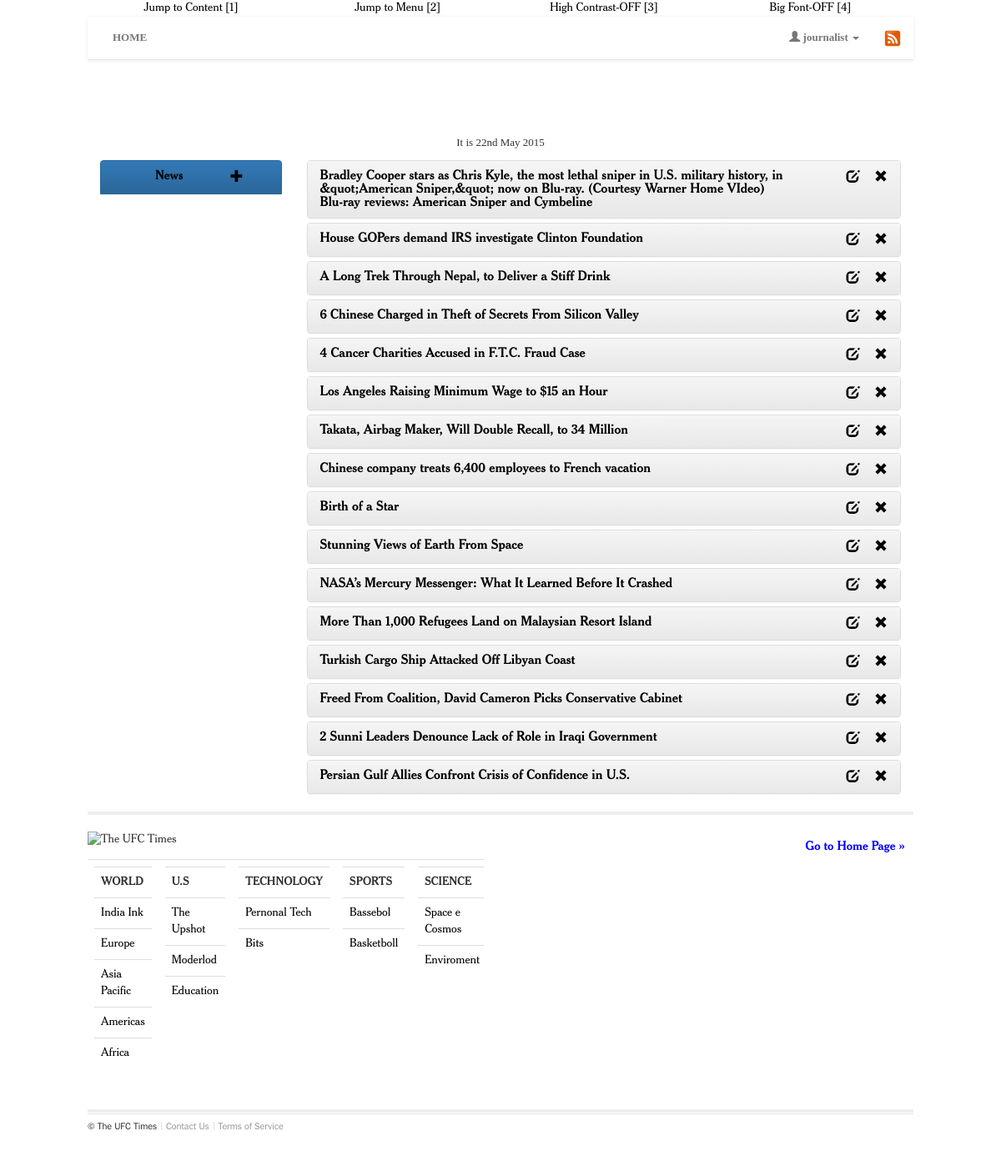
Page /newspaper/userAuthenticated/manager/journalist/add/ (signed in) on the earlier database version.
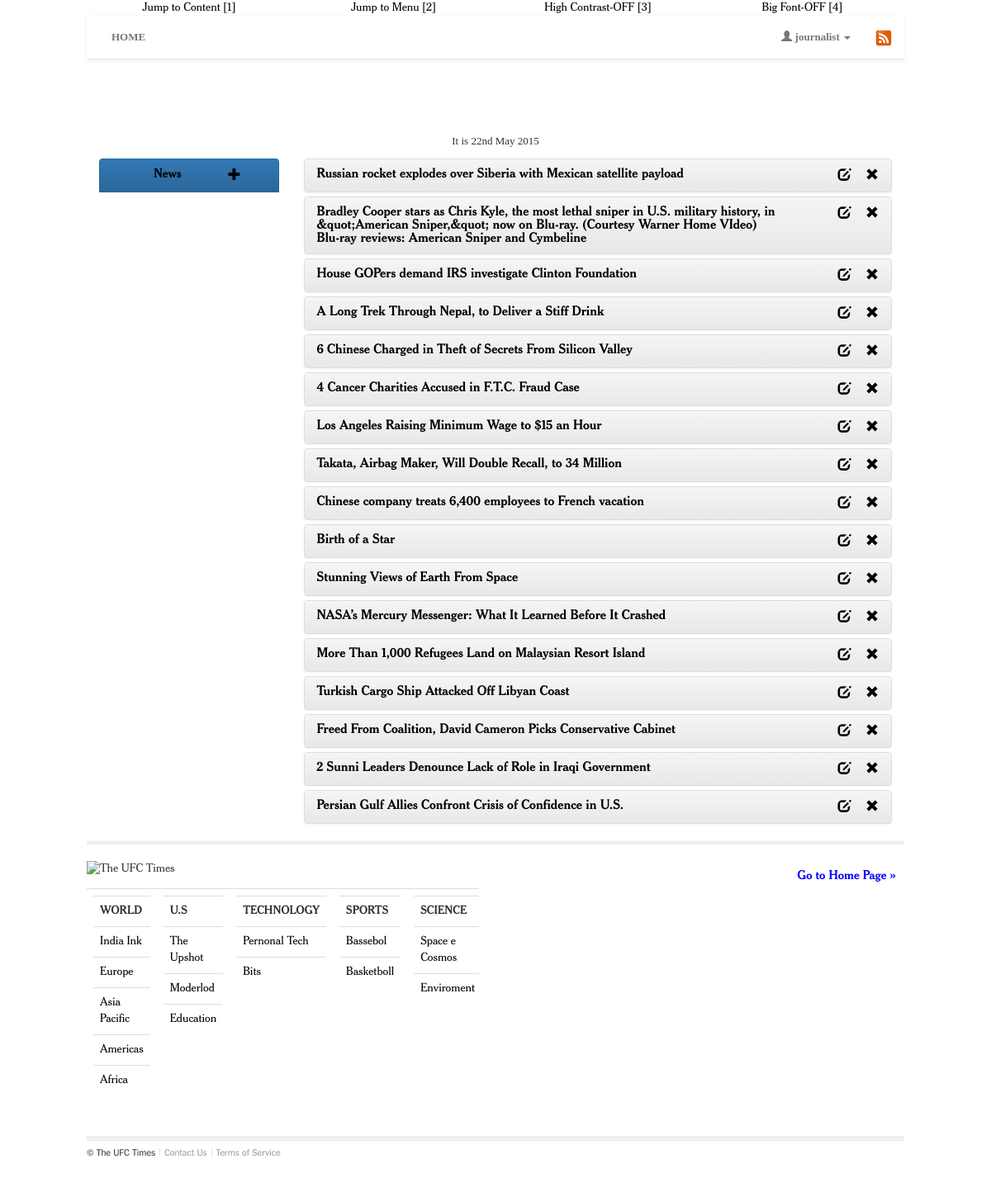
Same page on the later database version.
### newspaper/models/news.py (models this page shows, shortened)
class News(models.Model):
	title = models.CharField(max_length=500, verbose_name=_("Title"), )
	subtitle = models.TextField(verbose_name=_("Subtitle"), null=False, blank=False, )
	description = models.TextField(verbose_name=_("Description"), )
	author = models.ForeignKey("newspaper.Journalist", verbose_name=_("Author"), on_delete=models.CASCADE, )
	dating_news = models.DateTimeField(default=datetime.now,verbose_name=_("Dating News"), )
	subsection = models.ForeignKey("newspaper.SubSection", verbose_name=_("SubSection"), on_delete=models.CASCADE, )
	image = models.ImageField(verbose_name=_("Image"),upload_to = 'documents/imagen/news/%Y/%m/%d/', null=True, blank=True, default=None)
	video = models.FileField(verbose_name=_("Video"), upload_to = 'documents/video/news/%Y/%m/%d', null=True, blank=True,)
	comments = models.ManyToManyField('newspaper.Comment', verbose_name=_("Comments"), null=True, blank=True)
	class Meta:
		ordering = ['-dating_news']
		verbose_name = _("News")
		verbose_name_plural = _("News")

### newspaper/models/section.py (models this page shows, shortened)
class Section(models.Model):
	title = models.CharField(max_length=50, verbose_name=_("Title"), )
	image = models.ImageField(verbose_name=_("Image"),upload_to = 'documents/imagen/section/%Y/%m/%d', null=True, blank=True, default=None)
	class Meta:
		ordering = ['-title']
		verbose_name = _("Section")
		verbose_name_plural = _("Sections")
	def getSubSections(self):
		try:
			return SubSection.objects.filter(sections = self.id)
		except:
			return []

### newspaper/models/subsection.py (models this page shows, shortened)
class SubSection(models.Model):
	title = models.CharField(max_length=50, verbose_name=_("Title"), )
	description = models.TextField(verbose_name=_("Description"), null=True, blank=True)
	image = models.ImageField(verbose_name=_("Image"),upload_to = 'documents/imagen/subsection/%Y/%m/%d', null=True, blank=True, default=None)
	sections = models.ManyToManyField("newspaper.Section", verbose_name=_("Sections"))
	class Meta:
		ordering = ['-title']
		verbose_name = _("SubSection")
		verbose_name_plural = _("SubSections")

### newspaper/views/userAuthenticated/journalist.py (the view)
def addJournalist(request):
	message = None
	if request.user.has_perm('newspaper.keep_journalist') :
		news = News.objects.all()
		sections = Section.objects.all()
		journalists = Journalist.objects.all()
		if request.method == "POST":
			try:
				request.POST = request.POST.copy()
				request.POST['password'] =  md5(request.POST['password'] ).hexdigest()
			except:
				pass
			form = PartialJournalistForm(request.POST, request.FILES)
			try:
				user = Redator.objects.get(username = request.user.username)
			except:
				message = Message(TextMessage.USER_NOT_FOUND, TypeMessage.SUCCESS)
				return manager(request, None, None, message)
			if user.registeringJournalist(form):
				message = Message(TextMessage.JOURNALIST_SUCCESS_ADD, TypeMessage.SUCCESS)
			else:
				message = Message(TextMessage.JOURNALIST_ERROR_ADD, TypeMessage.ERROR)
			return manager(request, None, None, message )
		form = PartialJournalistForm
		option = _("Journalist")
		open_journalist = True
		return render(request, "newspaper/userAuthenticated/journalist/addJournalist.html", locals())
	else:
		message = Message(TextMessage.USER_NOT_PERMISSION, TypeMessage.ERROR)
	return manager(request, None, None, message )

### newspaper/entities/message.py (called while the page is built)
	def type(self):
		return self.type_msg

### newspaper/views/userAuthenticated/manager.py (called while the page is built, shortened)
def manager(request, id_section = None, id_subsection = None, message = None):
	if not request.user.has_perm('newspaper.access_manager'):
		message = Message(TextMessage.USER_NOT_PERMISSION, TypeMessage.ERROR)
		return home(request,None, None, message)
	news = News.objects.all()
	sections = Section.objects.all()
	if request.user.has_perm('newspaper.keep_journalist'):
		journalists = Journalist.objects.all()
	if id_section == None and id_subsection == None:
		news = News.objects.all()
	return render(request, 'newspaper/userAuthenticated/manager.html', locals())

### newspaper/templates/newspaper/userAuthenticated/manager.html (shortened to what this page needs)
{% extends 'newspaper/user/home.html' %}
{% load i18n %}
{% load humanize %}
{% block container %}
<div class="container-fluid">
<div class="row">
	<div class="col-xs-12 col-sm-3 col-md-3 col-lg-3">
		{%  block left %}
			{% if perms.newspaper.keep_news or perms.newspaper.delete_news %}
				{% include "newspaper/userAuthenticated/news/optionNews.html" %}
			{% endif %}
		{% endblock %}
	</div>
	<div class="col-xs-12 col-sm-9 col-md-9 col-lg-9">
		{% block right %}
			{% include "newspaper/userAuthenticated/news/_render_list_news.html" %}
		{% endblock %}
	</div>
</div>
</div>
{% endblock %}

### newspaper/templates/newspaper/userAuthenticated/news/_render_list_news.html (shortened to what this page needs)
{% load i18n %}
{% load humanize %}
<div class="panel-group" id="accordion">
	{% for i in news %}
	<div class="panel panel-default">
		<div class="panel-heading">
	      	<h4 class="panel-title">
	      		<div class="row">
		      		<div class="col-xs-10 col-md-10 text-left">
				        <a data-toggle="collapse" data-parent="#accordion" href="#collapseNews2{{ i.id}}">
				       		{{ i.title }}
				        </a>
			    	</div>
			        <div class="col-xs-2 col-md-2 text-right">
			        	{% if perms.newspaper.keep_news %}
			        	<a href="/newspaper/userAuthenticated/manager/news/edit/{{i.id}}/">
			        		<span class="glyphicon glyphicon-edit"></span>
			        	</a>
			        	{% endif %}
			        	<a href="/newspaper/userAuthenticated/manager/news/rem/{{i.id}}/">
							<span class="glyphicon glyphicon-remove"></span>
			        	</a>
					</div>
				</div>
	    	</h4>
		</div>
	</div>
	{% endfor %}
</div>

### newspaper/templates/newspaper/_footer.html
{% load i18n %}
<div class="container-fluid">
	<div class="row">
	<hr class="divider">
		<header class="section-header">
			<p class="section-heading" style="position: relative; margin-top: 20px;">
				<h3>
					<a class="user-action text-right img-float-right" href="#home" style="color: blue;">{% trans "Go to Home Page" %} »</a>
				</h3>
				<image border="0" alt="The UFC Times" src="/static/newspaper/img/logos/logo-footer.png" xlink:href="/static/newspaper/img/logos/logo-footer.png" height="26" width="185" title="{% trans "Logo Site" %}"/>
			</p>
		</header>
		<div class="table-responsive">
		<table class="table">
			<tr>
			{% for i in sections %}
				<td>
					<div class="table-responsive">
						<table class="table">
							<tr>
								<td class="table-title">{{ i.title|upper }}</td>
							</tr>
							{% for k in i.getSubSections %}
							<tr>
								<td>
									<a href="/newspaper/{{ i.id }}/{{ k.id }}/">
									{{ k.title }}
									</a>
								</td>
							</tr>
							{% endfor %}
						</table>
					</div>
				</td>
			{% endfor %}
			</tr>
		</table>
		</div>
	<hr class="divider">
	<footer role="contentinfo" class="page-footer" id="page-footer">
		<nav>
			 <ul>
				 <li>
				 	&copy; <span itemprop="name"> The UFC Times </span>
				</li>
				<li class="wide-viewport-item">
					<a href="#" >{% trans "Contact Us" %}
					</a>
				</li>
				<li>
					<a itemprop="usageTerms" href="#">
						{% trans "Terms of Service" %}
					</a>
				</li>
			 </ul>
		</nav>
		</footer>
	</div>
</div>

Differences in the rows shown:
added News: title "Russian rocket explodes over Siberia with Mexican satellite payload"
